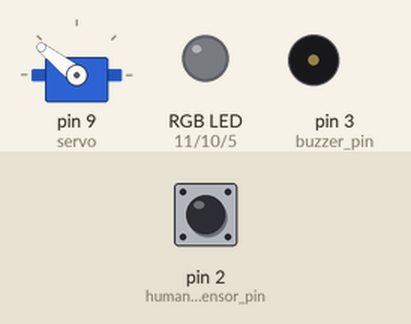
Simulated run of this sketch. Board: Arduino Uno, built with avr-gcc and run on an emulated ATmega328P. Shown: servo, an RGB LED mixed from three pins (HIGH = lit), buzzer (waves = sounding). The test bench sets the inputs (shaded band); at power-on: pin 2 (human_ir_sensor_pin) LOW. Random numbers use the default seed unless the sketch sets one.

Above: at 4.25 s.
4.3 s: pin 2 (human_ir_sensor_pin) driven HIGH
At 4.4 s:
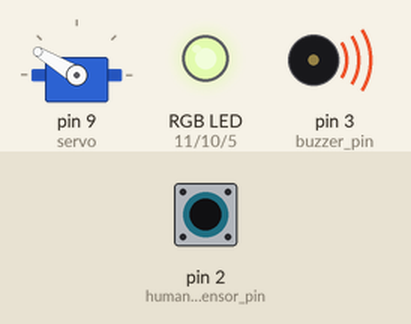
At 4.82 s:
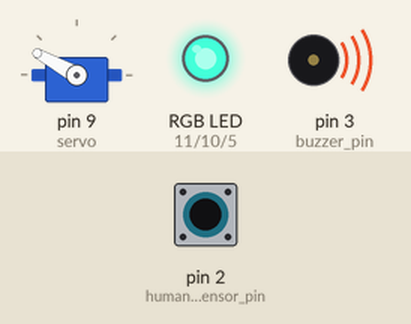
7.3 s: pin 2 (human_ir_sensor_pin) driven LOW
At 7.69 s:
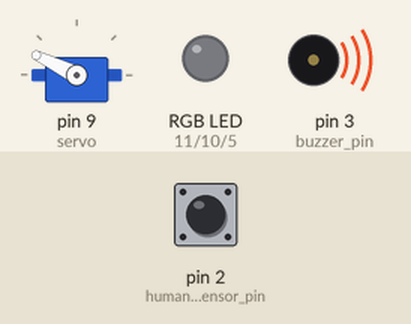
10.3 s: pin 2 (human_ir_sensor_pin) driven HIGH
13.3 s: pin 2 (human_ir_sensor_pin) pulsed LOW 2 times (0.12 s each, 0.3 s apart)
16.3 s: pin 2 (human_ir_sensor_pin) pulsed LOW 5 times (0.12 s each, 0.3 s apart)
Timing chart, 0 to 31.1 s (numbered marks = the images above; inputs shaded):
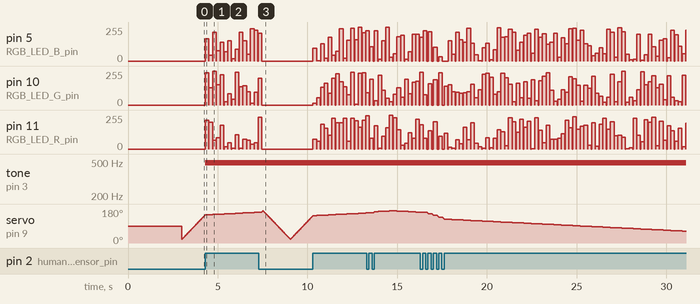

The sketch:

Human_Ir.ino
```cpp
#include <Servo.h>
#include <Arduino.h>

Servo servo;

const byte human_ir_sensor_pin = 2;
const byte buzzer_pin = 3; //Because my buzzer sound strange
                           //, I use analogWrite(180)
const byte RGB_LED_B_pin = 5;
const byte RGB_LED_G_pin = 10;
const byte RGB_LED_R_pin = 11;

void setup() {
  pinMode(human_ir_sensor_pin,INPUT);
  pinMode(buzzer_pin,OUTPUT);
  pinMode(RGB_LED_B_pin,OUTPUT);
  pinMode(RGB_LED_G_pin,OUTPUT);
  pinMode(RGB_LED_R_pin,OUTPUT);
  servo.attach(9, 500, 2400); // 修正脈衝寬度範圍
  servo.write(90); // 一開始先置中90度
  delay(3000);
}

void loop() {
  for(int i = 20; i <= 170; i+=1){
    servo.write(i);
    ir_sub();
    delay(10);
  }
  for(int i = 170; i >= 20; i-=1){
    servo.write(i);
    ir_sub();
    delay(10);
  }
}
void ir_sub(void){
  if(digitalRead(human_ir_sensor_pin)){
    analogWrite(buzzer_pin,150);
    analogWrite(RGB_LED_B_pin,random(0,(255)+1));
    analogWrite(RGB_LED_G_pin,random(0,(255)+1));
    analogWrite(RGB_LED_R_pin,random(0,(255)+1));
    delay(1000*0.2);
    analogWrite(buzzer_pin,0);
    analogWrite(RGB_LED_B_pin,0);
    analogWrite(RGB_LED_G_pin,0);
    analogWrite(RGB_LED_R_pin,0);
  }
}
```
